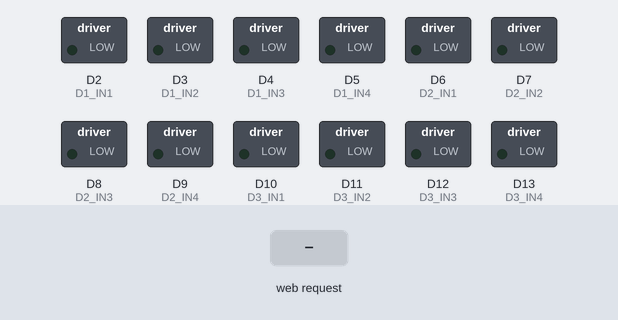
Recording of a sketch running on a simulated Arduino Uno R4 WiFi. Parts: switched loads named in the sketch (green lamp = pin HIGH). The test bench sets the inputs (shaded band). What the sketch prints to the serial monitor is not drawn.

Above: at 6.2 s.
6.3 s: HTTP request GET /F received
At 7.1 s:
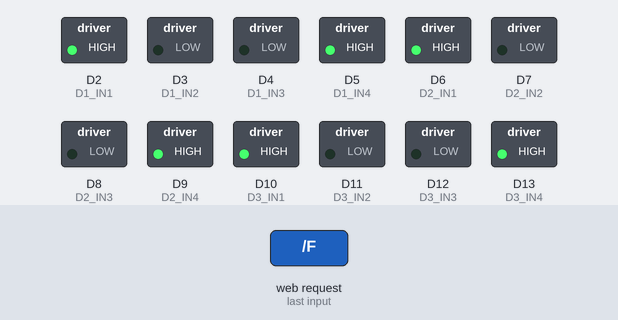
7.8 s: HTTP request GET /B received
At 8.3 s:
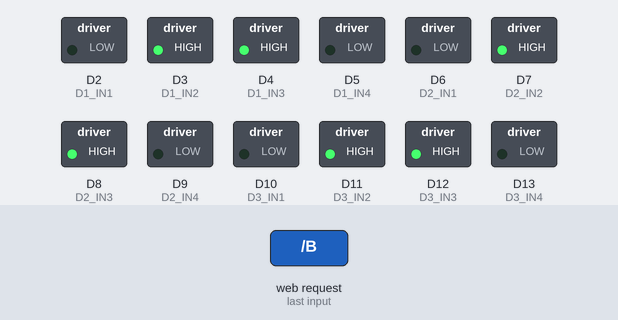
9.3 s: HTTP request GET /R received
At 10.5 s:
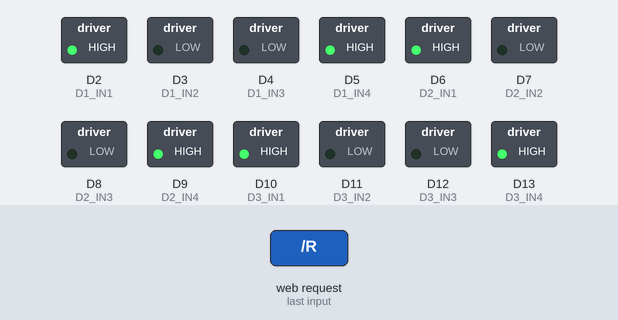
10.8 s: HTTP request GET /L received
At 11.8 s:
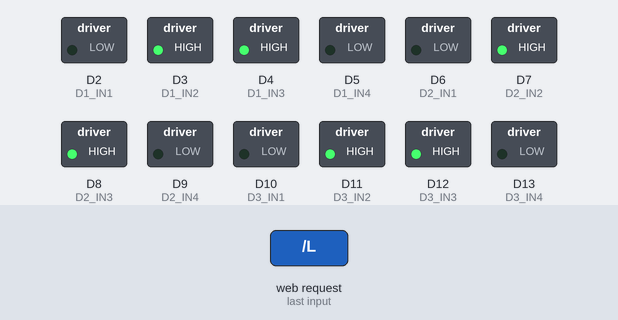
Timing chart, 0 to 13.3 s (numbered marks = the images above; inputs shaded):
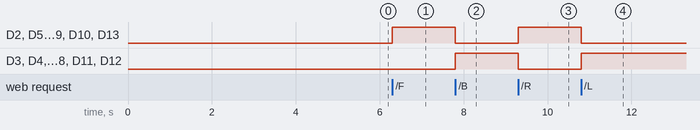

The sketch:

jeffrey_rover.ino
```cpp
#include <WiFiS3.h>

// ===== CREATE YOUR OWN WIFI =====
char ssid[] = "RobotCar";      // WiFi name (you will see this on phone)
char pass[] = "12345678";      // Password (min 8 chars)

WiFiServer server(80);

// ===== MOTOR PINS =====

// Driver 1
int D1_IN1 = 2;
int D1_IN2 = 3;
int D1_IN3 = 4;
int D1_IN4 = 5;

// Driver 2
int D2_IN1 = 6;
int D2_IN2 = 7;
int D2_IN3 = 8;
int D2_IN4 = 9;

// Driver 3
int D3_IN1 = 10;
int D3_IN2 = 11;
int D3_IN3 = 12;
int D3_IN4 = 13;

void setup() {
  Serial.begin(9600);

  // Set pins
  int pins[] = {
    D1_IN1, D1_IN2, D1_IN3, D1_IN4,
    D2_IN1, D2_IN2, D2_IN3, D2_IN4,
    D3_IN1, D3_IN2, D3_IN3, D3_IN4
  };

  for (int i = 0; i < 12; i++) {
    pinMode(pins[i], OUTPUT);
  }

  // ===== START WIFI HOTSPOT =====
  Serial.println("Starting WiFi...");
  WiFi.beginAP(ssid, pass);  // IMPORTANT LINE

  delay(5000);

  Serial.println("WiFi Started!");
  Serial.print("IP Address: ");
  Serial.println(WiFi.localIP());

  server.begin();
}

// ===== MOTOR FUNCTIONS =====

void forward() {
  digitalWrite(D1_IN1, HIGH); digitalWrite(D1_IN2, LOW);
  digitalWrite(D1_IN3, LOW);  digitalWrite(D1_IN4, HIGH);

  digitalWrite(D2_IN1, HIGH); digitalWrite(D2_IN2, LOW);
  digitalWrite(D2_IN3, LOW);  digitalWrite(D2_IN4, HIGH);

  digitalWrite(D3_IN1, HIGH); digitalWrite(D3_IN2, LOW);
  digitalWrite(D3_IN3, LOW);  digitalWrite(D3_IN4, HIGH);
}

void backward() {
  digitalWrite(D1_IN1, LOW);  digitalWrite(D1_IN2, HIGH);
  digitalWrite(D1_IN3, HIGH); digitalWrite(D1_IN4, LOW);

  digitalWrite(D2_IN1, LOW);  digitalWrite(D2_IN2, HIGH);
  digitalWrite(D2_IN3, HIGH); digitalWrite(D2_IN4, LOW);

  digitalWrite(D3_IN1, LOW);  digitalWrite(D3_IN2, HIGH);
  digitalWrite(D3_IN3, HIGH); digitalWrite(D3_IN4, LOW);
}

void left() {
  digitalWrite(D1_IN1, LOW);  digitalWrite(D1_IN2, HIGH);
  digitalWrite(D1_IN3, HIGH); digitalWrite(D1_IN4, LOW);

  digitalWrite(D2_IN1, LOW);  digitalWrite(D2_IN2, HIGH);
  digitalWrite(D2_IN3, HIGH); digitalWrite(D2_IN4, LOW);

  digitalWrite(D3_IN1, LOW);  digitalWrite(D3_IN2, HIGH);
  digitalWrite(D3_IN3, HIGH); digitalWrite(D3_IN4, LOW);
}

void right() {
  digitalWrite(D1_IN1, HIGH); digitalWrite(D1_IN2, LOW);
  digitalWrite(D1_IN3, LOW);  digitalWrite(D1_IN4, HIGH);

  digitalWrite(D2_IN1, HIGH); digitalWrite(D2_IN2, LOW);
  digitalWrite(D2_IN3, LOW);  digitalWrite(D2_IN4, HIGH);

  digitalWrite(D3_IN1, HIGH); digitalWrite(D3_IN2, LOW);
  digitalWrite(D3_IN3, LOW);  digitalWrite(D3_IN4, HIGH);
}

void stopMotors() {
  int pins[] = {
    D1_IN1, D1_IN2, D1_IN3, D1_IN4,
    D2_IN1, D2_IN2, D2_IN3, D2_IN4,
    D3_IN1, D3_IN2, D3_IN3, D3_IN4
  };

  for (int i = 0; i < 12; i++) {
    digitalWrite(pins[i], LOW);
  }
}

// ===== LOOP =====

void loop() {
  WiFiClient client = server.available();

  if (client) {
    String request = client.readStringUntil('\r');

    if (request.indexOf("/F") != -1) forward();
    else if (request.indexOf("/B") != -1) backward();
    else if (request.indexOf("/L") != -1) left();
    else if (request.indexOf("/R") != -1) right();
    else if (request.indexOf("/S") != -1) stopMotors();

    client.println("HTTP/1.1 200 OK");
    client.println("Content-type:text/html\n");

    client.println("<html><body style='text-align:center;'>");
    client.println("<h1>Robot Control</h1>");

    client.println("<a href='/F'><button style='width:120px;height:60px;'>Forward</button></a><br><br>");
    client.println("<a href='/L'><button style='width:120px;height:60px;'>Left</button></a>");
    client.println("<a href='/R'><button style='width:120px;height:60px;'>Right</button></a><br><br>");
    client.println("<a href='/B'><button style='width:120px;height:60px;'>Backward</button></a><br><br>");
    client.println("<a href='/S'><button style='width:120px;height:60px;background:red;'>STOP</button></a>");

    client.println("</body></html>");

    client.stop();
  }
}
```

Measured:
- after the input at 6.3 s, D2 (D1_IN1), D5 (D1_IN4), D6 (D2_IN1), D9 (D2_IN4), D10 (D3_IN1), D13 (D3_IN4): LOW → HIGH at once
- after the input at 7.8 s, D2 (D1_IN1), D5 (D1_IN4), D6 (D2_IN1), D9 (D2_IN4), D10 (D3_IN1), D13 (D3_IN4): HIGH → LOW at once; D3 (D1_IN2), D4 (D1_IN3), D7 (D2_IN2), D8 (D2_IN3), D11 (D3_IN2), D12 (D3_IN3): LOW → HIGH at once
- after the input at 9.3 s, D2 (D1_IN1), D5 (D1_IN4), D6 (D2_IN1), D9 (D2_IN4), D10 (D3_IN1), D13 (D3_IN4): LOW → HIGH at once; D3 (D1_IN2), D4 (D1_IN3), D7 (D2_IN2), D8 (D2_IN3), D11 (D3_IN2), D12 (D3_IN3): HIGH → LOW at once
- after the input at 10.8 s, D2 (D1_IN1), D5 (D1_IN4), D6 (D2_IN1), D9 (D2_IN4), D10 (D3_IN1), D13 (D3_IN4): HIGH → LOW at once; D3 (D1_IN2), D4 (D1_IN3), D7 (D2_IN2), D8 (D2_IN3), D11 (D3_IN2), D12 (D3_IN3): LOW → HIGH at once
